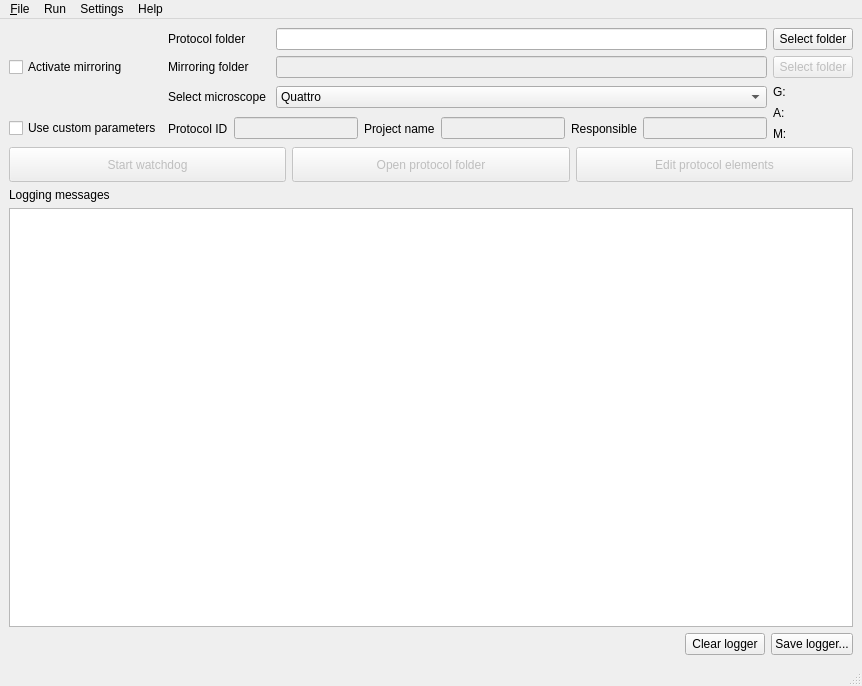
<?xml version="1.0" encoding="UTF-8"?>
<ui version="4.0">
 <author>Antonio Bulgheroni</author>
 <class>MainWindow</class>
 <widget class="QMainWindow" name="MainWindow">
  <property name="geometry">
   <rect>
    <x>0</x>
    <y>0</y>
    <width>862</width>
    <height>686</height>
   </rect>
  </property>
  <property name="windowTitle">
   <string>Autologbook GUI</string>
  </property>
  <property name="windowIcon">
   <iconset resource="resource.qrc">
    <normaloff>:/resources/icons8-logbook-64.png</normaloff>:/resources/icons8-logbook-64.png</iconset>
  </property>
  <widget class="QWidget" name="centralwidget">
   <layout class="QVBoxLayout" name="verticalLayout_4">
    <item>
     <layout class="QVBoxLayout" name="verticalLayout_3">
      <item>
       <layout class="QGridLayout" name="gridLayout">
        <item row="1" column="0">
         <widget class="QCheckBox" name="mirror_checkBox">
          <property name="toolTip">
           <string>&lt;html&gt;&lt;head/&gt;&lt;body&gt;&lt;p&gt;Activating the mirroring will start the automatic copy of all files present in the protocol folder to the mirroring folder.&lt;/p&gt;&lt;/body&gt;&lt;/html&gt;</string>
          </property>
          <property name="layoutDirection">
           <enum>Qt::LeftToRight</enum>
          </property>
          <property name="text">
           <string>Activate mirroring</string>
          </property>
         </widget>
        </item>
        <item row="2" column="1">
         <widget class="QLabel" name="label_3">
          <property name="layoutDirection">
           <enum>Qt::LeftToRight</enum>
          </property>
          <property name="text">
           <string>Select microscope </string>
          </property>
          <property name="buddy">
           <cstring>select_microscope_comboBox</cstring>
          </property>
         </widget>
        </item>
        <item row="1" column="1">
         <widget class="QLabel" name="label_2">
          <property name="text">
           <string>Mirroring folder</string>
          </property>
          <property name="buddy">
           <cstring>mirroring_folder_text</cstring>
          </property>
         </widget>
        </item>
        <item row="0" column="3">
         <widget class="QPushButton" name="select_protocol_folder">
          <property name="toolTip">
           <string>&lt;html&gt;&lt;head/&gt;&lt;body&gt;&lt;p&gt;&lt;span style=&quot; font-weight:600;&quot;&gt;Click here to select a folder to be monitored. &lt;/span&gt;&lt;/p&gt;&lt;p&gt;It is recommended to name this folder as ProtocolID-Project-Responsible as, for example, 2204123-RADCAS-Bulgheroni&lt;/p&gt;&lt;/body&gt;&lt;/html&gt;</string>
          </property>
          <property name="text">
           <string>Select folder</string>
          </property>
          <property name="icon">
           <iconset resource="resource.qrc">
            <normaloff>:/resources/icons8-pictures-folder-30.png</normaloff>:/resources/icons8-pictures-folder-30.png</iconset>
          </property>
         </widget>
        </item>
        <item row="1" column="2">
         <widget class="QLineEdit" name="mirroring_folder_text">
          <property name="enabled">
           <bool>false</bool>
          </property>
          <property name="sizePolicy">
           <sizepolicy hsizetype="Expanding" vsizetype="Fixed">
            <horstretch>0</horstretch>
            <verstretch>0</verstretch>
           </sizepolicy>
          </property>
          <property name="minimumSize">
           <size>
            <width>400</width>
            <height>0</height>
           </size>
          </property>
         </widget>
        </item>
        <item row="0" column="2">
         <widget class="QLineEdit" name="protocol_folder_text">
          <property name="sizePolicy">
           <sizepolicy hsizetype="Expanding" vsizetype="Fixed">
            <horstretch>0</horstretch>
            <verstretch>0</verstretch>
           </sizepolicy>
          </property>
          <property name="minimumSize">
           <size>
            <width>400</width>
            <height>0</height>
           </size>
          </property>
         </widget>
        </item>
        <item row="2" column="2">
         <widget class="QComboBox" name="select_microscope_comboBox">
          <property name="sizePolicy">
           <sizepolicy hsizetype="Expanding" vsizetype="Fixed">
            <horstretch>0</horstretch>
            <verstretch>0</verstretch>
           </sizepolicy>
          </property>
          <property name="minimumSize">
           <size>
            <width>400</width>
            <height>0</height>
           </size>
          </property>
          <property name="toolTip">
           <string>&lt;html&gt;&lt;head/&gt;&lt;body&gt;&lt;p&gt;&lt;span style=&quot; font-weight:600;&quot;&gt;Select the microscope as appropriate.&lt;/span&gt;&lt;/p&gt;&lt;/body&gt;&lt;/html&gt;</string>
          </property>
          <property name="layoutDirection">
           <enum>Qt::LeftToRight</enum>
          </property>
          <item>
           <property name="text">
            <string extracomment="FEI Thermofisher Quattro SEM">Quattro</string>
           </property>
          </item>
          <item>
           <property name="text">
            <string extracomment="FEI Thermofisher Versa 3D FIB">Versa</string>
           </property>
          </item>
          <item>
           <property name="text">
            <string extracomment="Philips XL40">XL40</string>
           </property>
          </item>
          <item>
           <property name="text">
            <string extracomment="Vega">Vega</string>
           </property>
          </item>
         </widget>
        </item>
        <item row="0" column="1">
         <widget class="QLabel" name="label">
          <property name="text">
           <string>Protocol folder</string>
          </property>
          <property name="buddy">
           <cstring>protocol_folder_text</cstring>
          </property>
         </widget>
        </item>
        <item row="3" column="0">
         <widget class="QCheckBox" name="custom_ownership_checkbox">
          <property name="text">
           <string>Use custom parameters</string>
          </property>
         </widget>
        </item>
        <item row="2" column="3" rowspan="2">
         <layout class="QGridLayout" name="gridLayout_2">
          <item row="2" column="3">
           <widget class="QLabel" name="mirror_emi_status">
            <property name="minimumSize">
             <size>
              <width>15</width>
              <height>15</height>
             </size>
            </property>
            <property name="maximumSize">
             <size>
              <width>15</width>
              <height>16777215</height>
             </size>
            </property>
            <property name="toolTip">
             <string>Status of the mirroring watchdog emitter thread</string>
            </property>
            <property name="text">
             <string/>
            </property>
            <property name="pixmap">
             <pixmap resource="resource.qrc">:/resources/icons8-red-circle-48.png</pixmap>
            </property>
            <property name="scaledContents">
             <bool>true</bool>
            </property>
           </widget>
          </item>
          <item row="1" column="1">
           <widget class="QLabel" name="auto_thread_status">
            <property name="minimumSize">
             <size>
              <width>15</width>
              <height>15</height>
             </size>
            </property>
            <property name="maximumSize">
             <size>
              <width>15</width>
              <height>16777215</height>
             </size>
            </property>
            <property name="toolTip">
             <string>Status of the autologbook watchdog thread</string>
            </property>
            <property name="text">
             <string/>
            </property>
            <property name="pixmap">
             <pixmap resource="resource.qrc">:/resources/icons8-red-circle-48.png</pixmap>
            </property>
            <property name="scaledContents">
             <bool>true</bool>
            </property>
           </widget>
          </item>
          <item row="2" column="1">
           <widget class="QLabel" name="mirror_thread_status">
            <property name="minimumSize">
             <size>
              <width>15</width>
              <height>15</height>
             </size>
            </property>
            <property name="maximumSize">
             <size>
              <width>15</width>
              <height>16777215</height>
             </size>
            </property>
            <property name="toolTip">
             <string>Status of the mirroring watchdog thread</string>
            </property>
            <property name="text">
             <string/>
            </property>
            <property name="pixmap">
             <pixmap resource="resource.qrc">:/resources/icons8-red-circle-48.png</pixmap>
            </property>
            <property name="scaledContents">
             <bool>true</bool>
            </property>
           </widget>
          </item>
          <item row="2" column="2">
           <widget class="QLabel" name="mirror_obs_status">
            <property name="minimumSize">
             <size>
              <width>15</width>
              <height>15</height>
             </size>
            </property>
            <property name="maximumSize">
             <size>
              <width>15</width>
              <height>16777215</height>
             </size>
            </property>
            <property name="toolTip">
             <string>Status of the mirroring watchdog observer thread</string>
            </property>
            <property name="text">
             <string/>
            </property>
            <property name="pixmap">
             <pixmap resource="resource.qrc">:/resources/icons8-red-circle-48.png</pixmap>
            </property>
            <property name="scaledContents">
             <bool>true</bool>
            </property>
           </widget>
          </item>
          <item row="2" column="0">
           <widget class="QLabel" name="MirrorThreadLabel">
            <property name="text">
             <string>M:</string>
            </property>
           </widget>
          </item>
          <item row="1" column="3">
           <widget class="QLabel" name="auto_emi_status">
            <property name="minimumSize">
             <size>
              <width>15</width>
              <height>15</height>
             </size>
            </property>
            <property name="maximumSize">
             <size>
              <width>15</width>
              <height>16777215</height>
             </size>
            </property>
            <property name="toolTip">
             <string>Status of the autologbook watchdog emitter thread</string>
            </property>
            <property name="text">
             <string/>
            </property>
            <property name="pixmap">
             <pixmap resource="resource.qrc">:/resources/icons8-red-circle-48.png</pixmap>
            </property>
            <property name="scaledContents">
             <bool>true</bool>
            </property>
           </widget>
          </item>
          <item row="0" column="0">
           <widget class="QLabel" name="GUIThreadLabel">
            <property name="text">
             <string>G:</string>
            </property>
           </widget>
          </item>
          <item row="0" column="1">
           <widget class="QLabel" name="gui_thread_status">
            <property name="minimumSize">
             <size>
              <width>15</width>
              <height>15</height>
             </size>
            </property>
            <property name="maximumSize">
             <size>
              <width>15</width>
              <height>16777215</height>
             </size>
            </property>
            <property name="toolTip">
             <string>Status of the GUI thread</string>
            </property>
            <property name="text">
             <string/>
            </property>
            <property name="pixmap">
             <pixmap resource="resource.qrc">:/resources/icons8-red-circle-48.png</pixmap>
            </property>
            <property name="scaledContents">
             <bool>true</bool>
            </property>
           </widget>
          </item>
          <item row="1" column="0">
           <widget class="QLabel" name="AutoThreadLabel">
            <property name="text">
             <string>A:</string>
            </property>
           </widget>
          </item>
          <item row="1" column="2">
           <widget class="QLabel" name="auto_obs_status">
            <property name="minimumSize">
             <size>
              <width>15</width>
              <height>15</height>
             </size>
            </property>
            <property name="maximumSize">
             <size>
              <width>15</width>
              <height>16777215</height>
             </size>
            </property>
            <property name="toolTip">
             <string>Status of the autologbook watchdog observer thread</string>
            </property>
            <property name="text">
             <string/>
            </property>
            <property name="pixmap">
             <pixmap resource="resource.qrc">:/resources/icons8-red-circle-48.png</pixmap>
            </property>
            <property name="scaledContents">
             <bool>true</bool>
            </property>
           </widget>
          </item>
         </layout>
        </item>
        <item row="3" column="1" colspan="2">
         <layout class="QHBoxLayout" name="horizontalLayout_3">
          <item>
           <widget class="QLabel" name="label_5">
            <property name="text">
             <string>Protocol ID</string>
            </property>
            <property name="buddy">
             <cstring>projectID_field</cstring>
            </property>
           </widget>
          </item>
          <item>
           <widget class="QLineEdit" name="projectID_field">
            <property name="enabled">
             <bool>false</bool>
            </property>
           </widget>
          </item>
          <item>
           <widget class="QLabel" name="label_6">
            <property name="text">
             <string>Project name</string>
            </property>
            <property name="buddy">
             <cstring>project_name_field</cstring>
            </property>
           </widget>
          </item>
          <item>
           <widget class="QLineEdit" name="project_name_field">
            <property name="enabled">
             <bool>false</bool>
            </property>
           </widget>
          </item>
          <item>
           <widget class="QLabel" name="label_7">
            <property name="text">
             <string>Responsible</string>
            </property>
            <property name="buddy">
             <cstring>responsible_field</cstring>
            </property>
           </widget>
          </item>
          <item>
           <widget class="QLineEdit" name="responsible_field">
            <property name="enabled">
             <bool>false</bool>
            </property>
           </widget>
          </item>
         </layout>
        </item>
        <item row="1" column="3">
         <widget class="QPushButton" name="select_mirroring_folder">
          <property name="enabled">
           <bool>false</bool>
          </property>
          <property name="toolTip">
           <string>&lt;html&gt;&lt;head/&gt;&lt;body&gt;&lt;p&gt;&lt;span style=&quot; font-weight:600;&quot;&gt;Select a mirroring folder&lt;/span&gt;&lt;/p&gt;&lt;p&gt;&lt;br/&gt;&lt;/p&gt;&lt;p&gt;This folder &lt;span style=&quot; font-weight:600;&quot;&gt;must &lt;/span&gt;have be named as ProtocolID-Project-Responsible and must be on R:\A226\Results. If not, the watchdog won't be able to start.&lt;/p&gt;&lt;/body&gt;&lt;/html&gt;</string>
          </property>
          <property name="text">
           <string>Select folder</string>
          </property>
          <property name="icon">
           <iconset resource="resource.qrc">
            <normaloff>:/resources/icons8-internet-folder-30.png</normaloff>:/resources/icons8-internet-folder-30.png</iconset>
          </property>
         </widget>
        </item>
       </layout>
      </item>
      <item>
       <layout class="QVBoxLayout" name="verticalLayout_2">
        <item>
         <layout class="QHBoxLayout" name="horizontalLayout">
          <item>
           <widget class="QPushButton" name="watchdog_pushbutton">
            <property name="enabled">
             <bool>false</bool>
            </property>
            <property name="sizePolicy">
             <sizepolicy hsizetype="Expanding" vsizetype="Fixed">
              <horstretch>0</horstretch>
              <verstretch>0</verstretch>
             </sizepolicy>
            </property>
            <property name="minimumSize">
             <size>
              <width>60</width>
              <height>35</height>
             </size>
            </property>
            <property name="toolTip">
             <string>&lt;html&gt;&lt;head/&gt;&lt;body&gt;&lt;p&gt;&lt;span style=&quot; font-weight:600;&quot;&gt;Start the watchdog&lt;/span&gt;&lt;/p&gt;&lt;p&gt;&lt;br/&gt;&lt;/p&gt;&lt;p&gt;The watchdog will monitor the protocol or the mirroring  folder for interesting new file and add them to eLOG entry automatically.&lt;/p&gt;&lt;p&gt;&lt;br/&gt;&lt;/p&gt;&lt;p&gt;At least one between the protocol and the mirroring folder must be rooted in R:\A226\Results, otherwise the watchdog won't be started.&lt;/p&gt;&lt;/body&gt;&lt;/html&gt;</string>
            </property>
            <property name="text">
             <string>Start watchdog</string>
            </property>
            <property name="icon">
             <iconset resource="resource.qrc">
              <normaloff>:/resources/icons8-start-30.png</normaloff>:/resources/icons8-start-30.png</iconset>
            </property>
            <property name="checkable">
             <bool>true</bool>
            </property>
           </widget>
          </item>
          <item>
           <widget class="QPushButton" name="open_explorer_pushbuttom">
            <property name="enabled">
             <bool>false</bool>
            </property>
            <property name="sizePolicy">
             <sizepolicy hsizetype="Expanding" vsizetype="Fixed">
              <horstretch>0</horstretch>
              <verstretch>0</verstretch>
             </sizepolicy>
            </property>
            <property name="minimumSize">
             <size>
              <width>60</width>
              <height>35</height>
             </size>
            </property>
            <property name="toolTip">
             <string>&lt;html&gt;&lt;head/&gt;&lt;body&gt;&lt;p&gt;&lt;span style=&quot; font-weight:600;&quot;&gt;Open protocol folder&lt;/span&gt;&lt;/p&gt;&lt;p&gt;&lt;br/&gt;&lt;/p&gt;&lt;p&gt;Click this button to open a file explorer pointing to either the protocol folder or the mirroring one if the mirroing option is activated.&lt;/p&gt;&lt;/body&gt;&lt;/html&gt;</string>
            </property>
            <property name="text">
             <string>Open protocol folder</string>
            </property>
            <property name="icon">
             <iconset resource="resource.qrc">
              <normaloff>:/resources/icons8-opened-folder-30.png</normaloff>:/resources/icons8-opened-folder-30.png</iconset>
            </property>
           </widget>
          </item>
          <item>
           <widget class="QPushButton" name="edit_custom_html_file_pushbutton">
            <property name="enabled">
             <bool>false</bool>
            </property>
            <property name="sizePolicy">
             <sizepolicy hsizetype="Expanding" vsizetype="Fixed">
              <horstretch>0</horstretch>
              <verstretch>0</verstretch>
             </sizepolicy>
            </property>
            <property name="minimumSize">
             <size>
              <width>60</width>
              <height>35</height>
             </size>
            </property>
            <property name="toolTip">
             <string extracomment="Open the default text editor to modify the customized HTML file">&lt;html&gt;&lt;head/&gt;&lt;body&gt;&lt;p&gt;Click this button to open the default text editor in order to modify the HTML customization file.&lt;/p&gt;&lt;/body&gt;&lt;/html&gt;</string>
            </property>
            <property name="text">
             <string>Edit protocol elements</string>
            </property>
            <property name="icon">
             <iconset resource="resource.qrc">
              <normaloff>:/resources/icons8-edit-30.png</normaloff>:/resources/icons8-edit-30.png</iconset>
            </property>
           </widget>
          </item>
         </layout>
        </item>
        <item>
         <layout class="QVBoxLayout" name="verticalLayout">
          <item>
           <widget class="QLabel" name="label_4">
            <property name="text">
             <string>Logging messages</string>
            </property>
            <property name="buddy">
             <cstring>log_message_box</cstring>
            </property>
           </widget>
          </item>
          <item>
           <widget class="QPlainTextEdit" name="log_message_box">
            <property name="minimumSize">
             <size>
              <width>500</width>
              <height>400</height>
             </size>
            </property>
            <property name="lineWrapMode">
             <enum>QPlainTextEdit::NoWrap</enum>
            </property>
           </widget>
          </item>
         </layout>
        </item>
        <item>
         <layout class="QHBoxLayout" name="horizontalLayout_2">
          <item>
           <spacer name="horizontalSpacer">
            <property name="orientation">
             <enum>Qt::Horizontal</enum>
            </property>
            <property name="sizeHint" stdset="0">
             <size>
              <width>308</width>
              <height>20</height>
             </size>
            </property>
           </spacer>
          </item>
          <item>
           <widget class="QPushButton" name="clean_logger_pushbutton">
            <property name="text">
             <string>Clear logger</string>
            </property>
           </widget>
          </item>
          <item>
           <widget class="QPushButton" name="save_logger_pushbutton">
            <property name="text">
             <string>Save logger...</string>
            </property>
            <property name="icon">
             <iconset resource="resource.qrc">
              <normaloff>:/resources/icons8-save-30.png</normaloff>:/resources/icons8-save-30.png</iconset>
            </property>
           </widget>
          </item>
         </layout>
        </item>
       </layout>
      </item>
     </layout>
    </item>
   </layout>
  </widget>
  <widget class="QMenuBar" name="menubar">
   <property name="geometry">
    <rect>
     <x>0</x>
     <y>0</y>
     <width>862</width>
     <height>21</height>
    </rect>
   </property>
   <widget class="QMenu" name="menu_File">
    <property name="title">
     <string>&amp;File</string>
    </property>
    <addaction name="action_Load_experiment"/>
    <addaction name="actionSave_experiment"/>
    <addaction name="separator"/>
    <addaction name="actionClear_logger"/>
    <addaction name="actionSave_logger"/>
    <addaction name="separator"/>
    <addaction name="actionClose"/>
   </widget>
   <widget class="QMenu" name="menuRun">
    <property name="title">
     <string>Run</string>
    </property>
    <addaction name="actionSta_rt_watchdog"/>
    <addaction name="actionStop_watchdog"/>
   </widget>
   <widget class="QMenu" name="menuSettings">
    <property name="title">
     <string>Settings</string>
    </property>
    <addaction name="actionEdit_configuration"/>
    <addaction name="actionChange_user_credentials"/>
    <addaction name="separator"/>
    <addaction name="actionSet_engine"/>
    <addaction name="separator"/>
    <addaction name="actionLoad_configuration_file"/>
    <addaction name="actionReset_to_default"/>
    <addaction name="separator"/>
   </widget>
   <widget class="QMenu" name="menuHelp">
    <property name="title">
     <string>Help</string>
    </property>
    <addaction name="actionAbout_Autologbook"/>
   </widget>
   <addaction name="menu_File"/>
   <addaction name="menuRun"/>
   <addaction name="menuSettings"/>
   <addaction name="menuHelp"/>
  </widget>
  <widget class="QStatusBar" name="statusbar"/>
  <action name="action_Load_experiment">
   <property name="text">
    <string>&amp;Load experiment...</string>
   </property>
  </action>
  <action name="actionSave_experiment">
   <property name="enabled">
    <bool>false</bool>
   </property>
   <property name="icon">
    <iconset resource="resource.qrc">
     <normaloff>:/resources/icons8-save-30.png</normaloff>:/resources/icons8-save-30.png</iconset>
   </property>
   <property name="text">
    <string>Save experiment...</string>
   </property>
  </action>
  <action name="actionSta_rt_watchdog">
   <property name="enabled">
    <bool>false</bool>
   </property>
   <property name="icon">
    <iconset resource="resource.qrc">
     <normaloff>:/resources/icons8-start-30.png</normaloff>:/resources/icons8-start-30.png</iconset>
   </property>
   <property name="text">
    <string>Sta&amp;rt watchdog</string>
   </property>
  </action>
  <action name="actionStop_watchdog">
   <property name="enabled">
    <bool>false</bool>
   </property>
   <property name="icon">
    <iconset resource="resource.qrc">
     <normaloff>:/resources/icons8-stop-sign-30.png</normaloff>:/resources/icons8-stop-sign-30.png</iconset>
   </property>
   <property name="text">
    <string>Stop watchdog</string>
   </property>
  </action>
  <action name="actionClose">
   <property name="text">
    <string>&amp;Close</string>
   </property>
  </action>
  <action name="actionClear_logger">
   <property name="text">
    <string>Clea&amp;r logger</string>
   </property>
  </action>
  <action name="actionSave_logger">
   <property name="icon">
    <iconset resource="resource.qrc">
     <normaloff>:/resources/icons8-save-30.png</normaloff>:/resources/icons8-save-30.png</iconset>
   </property>
   <property name="text">
    <string>Save logger...</string>
   </property>
  </action>
  <action name="actionLoad_configuration_file">
   <property name="icon">
    <iconset resource="resource.qrc">
     <normaloff>:/resources/icons8-opened-folder-30.png</normaloff>:/resources/icons8-opened-folder-30.png</iconset>
   </property>
   <property name="text">
    <string>Load configuration file...</string>
   </property>
  </action>
  <action name="actionSave_current_configuration">
   <property name="icon">
    <iconset resource="resource.qrc">
     <normaloff>:/resources/icons8-save-30.png</normaloff>:/resources/icons8-save-30.png</iconset>
   </property>
   <property name="text">
    <string>Save current configuration...</string>
   </property>
  </action>
  <action name="actionReset_to_default">
   <property name="text">
    <string>Reset to default...</string>
   </property>
  </action>
  <action name="actionSet_engine">
   <property name="text">
    <string>Set mirroring engine...</string>
   </property>
  </action>
  <action name="actionAbout_Autologbook">
   <property name="text">
    <string>About Autologbook...</string>
   </property>
  </action>
  <action name="actionEdit_configuration">
   <property name="icon">
    <iconset resource="resource.qrc">
     <normaloff>:/resources/icons8-edit-30.png</normaloff>:/resources/icons8-edit-30.png</iconset>
   </property>
   <property name="text">
    <string>Edit configuration...</string>
   </property>
  </action>
  <action name="actionChange_user_credentials">
   <property name="icon">
    <iconset resource="resource.qrc">
     <normaloff>:/resources/icons8-edit-user-30.png</normaloff>:/resources/icons8-edit-user-30.png</iconset>
   </property>
   <property name="text">
    <string>Change user credentials...</string>
   </property>
  </action>
 </widget>
 <tabstops>
  <tabstop>protocol_folder_text</tabstop>
  <tabstop>select_protocol_folder</tabstop>
  <tabstop>mirror_checkBox</tabstop>
  <tabstop>mirroring_folder_text</tabstop>
  <tabstop>select_mirroring_folder</tabstop>
  <tabstop>select_microscope_comboBox</tabstop>
  <tabstop>custom_ownership_checkbox</tabstop>
  <tabstop>projectID_field</tabstop>
  <tabstop>project_name_field</tabstop>
  <tabstop>responsible_field</tabstop>
  <tabstop>watchdog_pushbutton</tabstop>
  <tabstop>open_explorer_pushbuttom</tabstop>
  <tabstop>edit_custom_html_file_pushbutton</tabstop>
  <tabstop>log_message_box</tabstop>
  <tabstop>clean_logger_pushbutton</tabstop>
  <tabstop>save_logger_pushbutton</tabstop>
 </tabstops>
 <resources>
  <include location="resource.qrc"/>
 </resources>
 <connections>
  <connection>
   <sender>mirror_checkBox</sender>
   <signal>toggled(bool)</signal>
   <receiver>mirroring_folder_text</receiver>
   <slot>setEnabled(bool)</slot>
   <hints>
    <hint type="sourcelabel">
     <x>64</x>
     <y>74</y>
    </hint>
    <hint type="destinationlabel">
     <x>403</x>
     <y>73</y>
    </hint>
   </hints>
  </connection>
  <connection>
   <sender>mirror_checkBox</sender>
   <signal>toggled(bool)</signal>
   <receiver>select_mirroring_folder</receiver>
   <slot>setEnabled(bool)</slot>
   <hints>
    <hint type="sourcelabel">
     <x>24</x>
     <y>72</y>
    </hint>
    <hint type="destinationlabel">
     <x>754</x>
     <y>85</y>
    </hint>
   </hints>
  </connection>
  <connection>
   <sender>watchdog_pushbutton</sender>
   <signal>clicked(bool)</signal>
   <receiver>MainWindow</receiver>
   <slot>toggled_watchdog(bool)</slot>
   <hints>
    <hint type="sourcelabel">
     <x>87</x>
     <y>182</y>
    </hint>
    <hint type="destinationlabel">
     <x>280</x>
     <y>512</y>
    </hint>
   </hints>
  </connection>
  <connection>
   <sender>open_explorer_pushbuttom</sender>
   <signal>clicked()</signal>
   <receiver>MainWindow</receiver>
   <slot>open_browser()</slot>
   <hints>
    <hint type="sourcelabel">
     <x>504</x>
     <y>182</y>
    </hint>
    <hint type="destinationlabel">
     <x>314</x>
     <y>462</y>
    </hint>
   </hints>
  </connection>
  <connection>
   <sender>edit_custom_html_file_pushbutton</sender>
   <signal>clicked()</signal>
   <receiver>MainWindow</receiver>
   <slot>open_yaml_editor()</slot>
   <hints>
    <hint type="sourcelabel">
     <x>520</x>
     <y>150</y>
    </hint>
    <hint type="destinationlabel">
     <x>327</x>
     <y>431</y>
    </hint>
   </hints>
  </connection>
  <connection>
   <sender>select_protocol_folder</sender>
   <signal>clicked()</signal>
   <receiver>MainWindow</receiver>
   <slot>open_protocol_folder()</slot>
   <hints>
    <hint type="sourcelabel">
     <x>712</x>
     <y>55</y>
    </hint>
    <hint type="destinationlabel">
     <x>695</x>
     <y>177</y>
    </hint>
   </hints>
  </connection>
  <connection>
   <sender>select_mirroring_folder</sender>
   <signal>clicked()</signal>
   <receiver>MainWindow</receiver>
   <slot>open_mirroring_folder()</slot>
   <hints>
    <hint type="sourcelabel">
     <x>677</x>
     <y>84</y>
    </hint>
    <hint type="destinationlabel">
     <x>689</x>
     <y>97</y>
    </hint>
   </hints>
  </connection>
  <connection>
   <sender>watchdog_pushbutton</sender>
   <signal>toggled(bool)</signal>
   <receiver>open_explorer_pushbuttom</receiver>
   <slot>setEnabled(bool)</slot>
   <hints>
    <hint type="sourcelabel">
     <x>211</x>
     <y>148</y>
    </hint>
    <hint type="destinationlabel">
     <x>504</x>
     <y>182</y>
    </hint>
   </hints>
  </connection>
  <connection>
   <sender>select_microscope_comboBox</sender>
   <signal>currentIndexChanged(QString)</signal>
   <receiver>MainWindow</receiver>
   <slot>changed_microscope()</slot>
   <hints>
    <hint type="sourcelabel">
     <x>324</x>
     <y>110</y>
    </hint>
    <hint type="destinationlabel">
     <x>41</x>
     <y>101</y>
    </hint>
   </hints>
  </connection>
  <connection>
   <sender>mirror_checkBox</sender>
   <signal>toggled(bool)</signal>
   <receiver>MainWindow</receiver>
   <slot>toggled_mirroring(bool)</slot>
   <hints>
    <hint type="sourcelabel">
     <x>26</x>
     <y>73</y>
    </hint>
    <hint type="destinationlabel">
     <x>6</x>
     <y>35</y>
    </hint>
   </hints>
  </connection>
  <connection>
   <sender>protocol_folder_text</sender>
   <signal>editingFinished()</signal>
   <receiver>MainWindow</receiver>
   <slot>validate_inputs()</slot>
   <hints>
    <hint type="sourcelabel">
     <x>256</x>
     <y>47</y>
    </hint>
    <hint type="destinationlabel">
     <x>93</x>
     <y>32</y>
    </hint>
   </hints>
  </connection>
  <connection>
   <sender>mirroring_folder_text</sender>
   <signal>editingFinished()</signal>
   <receiver>MainWindow</receiver>
   <slot>validate_inputs()</slot>
   <hints>
    <hint type="sourcelabel">
     <x>405</x>
     <y>80</y>
    </hint>
    <hint type="destinationlabel">
     <x>121</x>
     <y>45</y>
    </hint>
   </hints>
  </connection>
  <connection>
   <sender>clean_logger_pushbutton</sender>
   <signal>clicked()</signal>
   <receiver>MainWindow</receiver>
   <slot>clear_logger()</slot>
   <hints>
    <hint type="sourcelabel">
     <x>651</x>
     <y>640</y>
    </hint>
    <hint type="destinationlabel">
     <x>47</x>
     <y>542</y>
    </hint>
   </hints>
  </connection>
  <connection>
   <sender>save_logger_pushbutton</sender>
   <signal>clicked()</signal>
   <receiver>MainWindow</receiver>
   <slot>save_logger()</slot>
   <hints>
    <hint type="sourcelabel">
     <x>754</x>
     <y>641</y>
    </hint>
    <hint type="destinationlabel">
     <x>115</x>
     <y>560</y>
    </hint>
   </hints>
  </connection>
  <connection>
   <sender>custom_ownership_checkbox</sender>
   <signal>toggled(bool)</signal>
   <receiver>projectID_field</receiver>
   <slot>setEnabled(bool)</slot>
   <hints>
    <hint type="sourcelabel">
     <x>44</x>
     <y>132</y>
    </hint>
    <hint type="destinationlabel">
     <x>235</x>
     <y>134</y>
    </hint>
   </hints>
  </connection>
  <connection>
   <sender>custom_ownership_checkbox</sender>
   <signal>toggled(bool)</signal>
   <receiver>project_name_field</receiver>
   <slot>setEnabled(bool)</slot>
   <hints>
    <hint type="sourcelabel">
     <x>15</x>
     <y>131</y>
    </hint>
    <hint type="destinationlabel">
     <x>450</x>
     <y>134</y>
    </hint>
   </hints>
  </connection>
  <connection>
   <sender>custom_ownership_checkbox</sender>
   <signal>toggled(bool)</signal>
   <receiver>responsible_field</receiver>
   <slot>setEnabled(bool)</slot>
   <hints>
    <hint type="sourcelabel">
     <x>64</x>
     <y>128</y>
    </hint>
    <hint type="destinationlabel">
     <x>640</x>
     <y>132</y>
    </hint>
   </hints>
  </connection>
  <connection>
   <sender>custom_ownership_checkbox</sender>
   <signal>toggled(bool)</signal>
   <receiver>MainWindow</receiver>
   <slot>toggled_custom_ownership(bool)</slot>
   <hints>
    <hint type="sourcelabel">
     <x>15</x>
     <y>128</y>
    </hint>
    <hint type="destinationlabel">
     <x>5</x>
     <y>150</y>
    </hint>
   </hints>
  </connection>
  <connection>
   <sender>projectID_field</sender>
   <signal>editingFinished()</signal>
   <receiver>MainWindow</receiver>
   <slot>validate_inputs()</slot>
   <hints>
    <hint type="sourcelabel">
     <x>336</x>
     <y>127</y>
    </hint>
    <hint type="destinationlabel">
     <x>336</x>
     <y>639</y>
    </hint>
   </hints>
  </connection>
  <connection>
   <sender>project_name_field</sender>
   <signal>editingFinished()</signal>
   <receiver>MainWindow</receiver>
   <slot>validate_inputs()</slot>
   <hints>
    <hint type="sourcelabel">
     <x>531</x>
     <y>130</y>
    </hint>
    <hint type="destinationlabel">
     <x>377</x>
     <y>641</y>
    </hint>
   </hints>
  </connection>
  <connection>
   <sender>responsible_field</sender>
   <signal>editingFinished()</signal>
   <receiver>MainWindow</receiver>
   <slot>validate_inputs()</slot>
   <hints>
    <hint type="sourcelabel">
     <x>742</x>
     <y>136</y>
    </hint>
    <hint type="destinationlabel">
     <x>549</x>
     <y>642</y>
    </hint>
   </hints>
  </connection>
 </connections>
 <slots>
  <slot>toggled_watchdog(bool)</slot>
  <slot>open_browser()</slot>
  <slot>open_yaml_editor()</slot>
  <slot>open_protocol_folder()</slot>
  <slot>open_mirroring_folder()</slot>
  <slot>changed_microscope()</slot>
  <slot>toggled_mirroring(bool)</slot>
  <slot>protocol_folder_text_changed()</slot>
  <slot>mirroring_folder_text_changed()</slot>
  <slot>validate_inputs()</slot>
  <slot>clear_logger()</slot>
  <slot>save_logger()</slot>
  <slot>toggled_custom_ownership(bool)</slot>
 </slots>
</ui>
